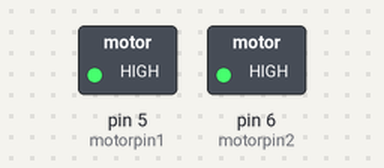
The sketch below on a simulated Arduino Uno, built with avr-gcc and run on an emulated ATmega328P. Parts: switched loads named in the sketch (green lamp = pin HIGH).

Above: at 0.1 s.
Timing chart, 0 to 1.6 s (numbered marks = the images above):
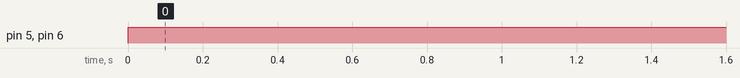

Measured:
- by itself, pin 5 (motorpin1), pin 6 (motorpin2): LOW → HIGH at 0.00 s

The sketch:

motortest_analogspdvary.ino
```cpp
const int motorpin1 = 5;
const int motorpin2 = 6;

void setup() {
  pinMode(motorpin1, OUTPUT);
  pinMode(motorpin2, OUTPUT);
}

void loop() {

  digitalWrite(motorpin1, 170);
  digitalWrite(motorpin2, 80);

}
```
